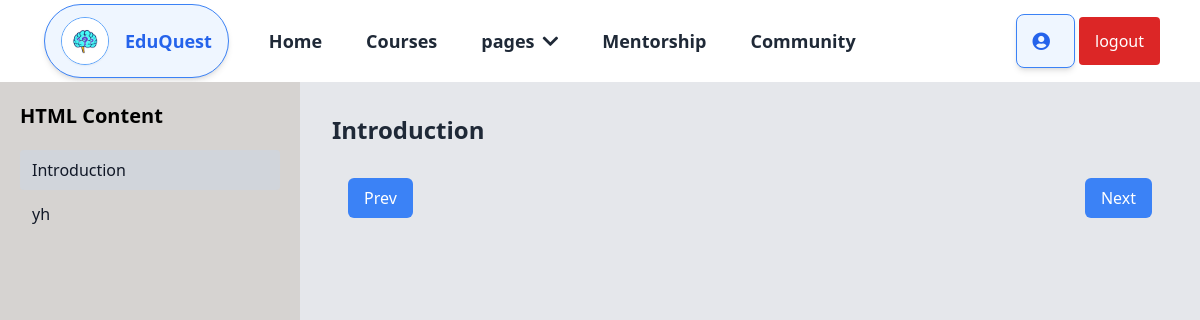
The page /details/view_courses.php?course_id=1 on the database its author committed.
### tables this page shows
CREATE TABLE `courses` (
  `id` int(11) NOT NULL,
  `name` varchar(255) NOT NULL,
  `description` text NOT NULL,
  `image` varchar(255) NOT NULL,
  `created_at` timestamp NOT NULL DEFAULT current_timestamp()
);

CREATE TABLE `sections` (
  `id` int(11) NOT NULL,
  `course_id` int(11) NOT NULL,
  `section_title` varchar(255) NOT NULL,
  `created_at` timestamp NOT NULL DEFAULT current_timestamp()
);

### details/view_courses.php (the view, shortened to what this page needs)
<?php
include("./assets/header_pages.php");
$conn = new mysqli("localhost", "root", "", "learning_app");
if (isset($_GET['course_id'])) {
    $course_id = intval($_GET['course_id']);
    $course_query = $conn->query("SELECT * FROM courses WHERE id = $course_id");
    $course = $course_query->fetch_assoc();
    $sections_query = $conn->query("SELECT * FROM sections WHERE course_id = $course_id ORDER BY id ASC");
} else {
    echo "No course selected.";
    exit;
}
?>
<!DOCTYPE html>
<html lang="en">
<head>
    <link href="https://cdn.jsdelivr.net/npm/prismjs@1.29.0/themes/prism.css" rel="stylesheet">
    <script src="https://cdn.tailwindcss.com"></script>
</head>
<body class="font-sans bg-gray-100">
    <div class="flex h-screen">
        <aside class="w-1/4 bg-stone-300 p-5 overflow-y-auto hidden md:block">
            <h2 class="text-xl font-bold sm:text-normal mb-5"><?= $course['name'] ?> Content</h2>
            <ul>
                <?php while ($section = $sections_query->fetch_assoc()): ?>
                    <li class="mb-1">
                        <button data-tab="section-<?= $section['id'] ?>" class="focus:outline-none focus:ring-2 focus:ring-gray-500 block w-full text-left px-3 py-2 text-gray-900 hover:bg-gray-300 rounded">
                            <?= $section['section_title'] ?>
                        </button>
                    </li>
                <?php endwhile; ?>
            </ul>
        </aside>
        <main class="flex-1 p-8 overflow-y-auto bg-gray-200">
            <?php
            $sections_query->data_seek(0);
            while ($section = $sections_query->fetch_assoc()):
            ?>
                <section id="section-<?= $section['id'] ?>" data-content class="hidden">
                    <h2 class="text-2xl font-semibold mb-4 text-gray-800"><?= $section['section_title'] ?></h2>
                </section>
            <?php endwhile; ?>
            <div class="flex justify-between items-center bg-gray-200 p-4">
                <button
                    id="prevTab"
                    class="px-4 py-2 bg-blue-500 text-white rounded-md hover:bg-blue-600 focus:outline-none">
                    Prev
                </button>
                <button
                    id="nextTab"
                    class="px-4 py-2 bg-blue-500 text-white rounded-md hover:bg-blue-600 focus:outline-none">
                    Next
                </button>
            </div>
        </main>
    </div>
</body>
</html>

### rows shown on the page
courses: name "HTML"
sections: section_title "Introduction"
sections: section_title "yh"
